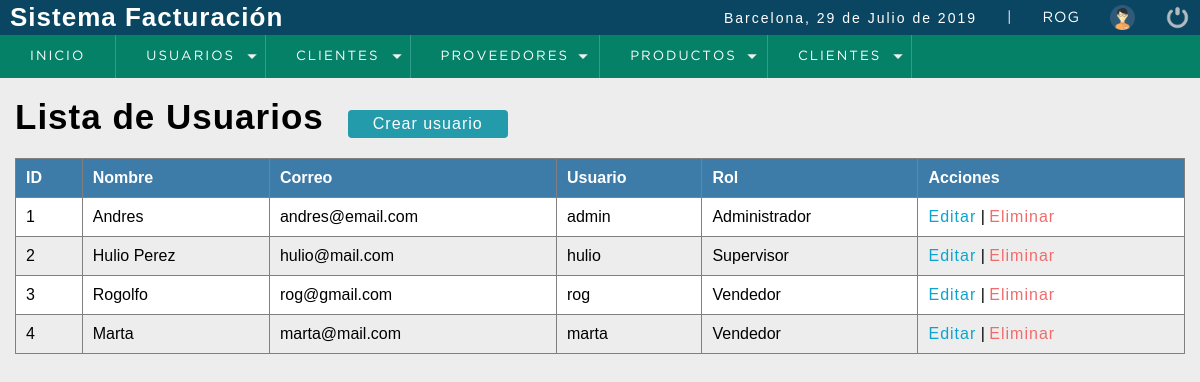
Screenshot of /sistema/lista_usuarios.php (signed in) with the database file from the repository.
### tables this page shows
CREATE TABLE `usuario` (
  `idusuario` int(11) NOT NULL,
  `nombre` varchar(50) NOT NULL,
  `correo` varchar(100) NOT NULL,
  `usuario` varchar(15) NOT NULL,
  `clave` varchar(100) NOT NULL,
  `rol` int(11) NOT NULL
);

CREATE TABLE `rol` (
  `idrol` int(11) NOT NULL,
  `rol` varchar(20) NOT NULL
);

### sistema/lista_usuarios.php (the view, shortened to what this page needs)
<?php
include '../conexion.php'
?>
<!DOCTYPE html>
<html lang="es">
    <head>
        <?php include 'includes/scripts.php'; ?>
    </head>
    <body>
        <?php include 'includes/header.php'; ?>
        <section id="container">
            <h1>Lista de Usuarios</h1>
            <a href="registro_usuario.php" class="btn-new">Crear usuario</a>
            <table border="1">
                <thead>
                    <tr>
                        <th>ID</th>
                        <th>Nombre</th>
                        <th>Correo</th>
                        <th>Usuario</th>
                        <th>Rol</th>
                        <th>Acciones</th>
                    </tr>
                </thead>
                <tbody>
                    <?php
                    $query = mysqli_query($conn, "SELECT u.`idusuario`, u.`nombre`, u.`correo`, u.`usuario`, r.`rol`
                    FROM `usuario` u
                    INNER JOIN `rol` r
                    ON u.`rol` = r.idrol
                    ");
                    $result = mysqli_num_rows($query);
                    if ($result > 0) {
                        while ($data = mysqli_fetch_array($query)) {
                            ?>
                            <tr>
                                <td><?php echo $data['idusuario']; ?></td>
                                <td><?php echo $data['nombre']; ?></td>
                                <td><?php echo $data['correo']; ?></td>
                                <td><?php echo $data['usuario']; ?></td>
                                <td><?php echo $data['rol']; ?></td>
                                <td>
                                    <a href="#" class="link_edit">Editar</a>
                                    |
                                    <a href="#" class="link_delete">Eliminar</a>
                                </td>
                            </tr>
                        <?php
                        }
                    }
                    ?>
                </tbody>
            </table>
        </section>
    </body>
</html>

### sistema/css/style.css (style rules this page uses)
* { margin: 0; padding: 0; box-sizing: border-box; }
body { background: #ededed; }
h1,h2,h3,h4,h5,h6 { font-family: 'arial'; font-weight: bold; letter-spacing: 1px; }
h1 { font-size: 26px; }
a { text-decoration: none; font-family: arial; letter-spacing: 1px; }
#container { padding: 90px 15px 15px; }
#container h1 { font-size: 35px; display: inline-block; }
.btn-new { display: inline-block; background: #239baa; color: #FFF; padding: 5px 25px; border-radius: 4px; margin: 20px; }
table { border-collapse: collapse; font-size: 12pt; font-family: 'arial'; width: 100%; }
table th { text-align: left; padding: 10px; background: #3d7ba8; color: #FFF; }
table tr:nth-child(odd) { background: #FFF; }
table td { padding: 10px; }
.link_edit { color: #0ca4ce; }
.link_delete { color: #f26b6b; }

### rows the page displays
usuario: idusuario "1", nombre "Andres", correo "andres@email.com", usuario "admin", rol.rol "Administrador"
usuario: idusuario "2", nombre "Hulio Perez", correo "hulio@mail.com", usuario "hulio", rol.rol "Supervisor"
usuario: idusuario "3", nombre "Rogolfo", correo "rog@gmail.com", usuario "rog", rol.rol "Vendedor"
usuario: idusuario "4", nombre "Marta", correo "marta@mail.com", usuario "marta", rol.rol "Vendedor"

### other values shown
fecha() "29 de Julio de 2019"
$_SESSION['user'] "ROG"
